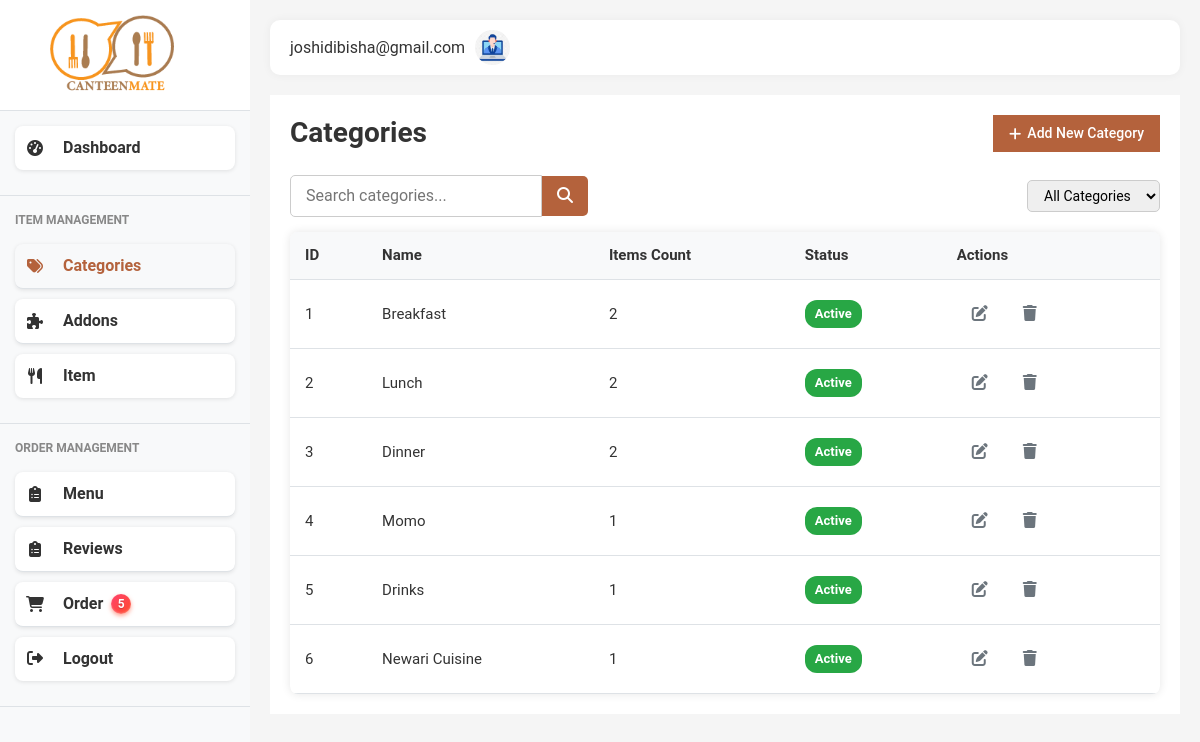
Page /admin/categories (signed in) on the committed database.
### models.py (models this page shows, shortened)
class User(db.Model):
    id = db.Column(db.Integer, primary_key=True)
    fullname = db.Column(db.String(100), nullable=False)
    email = db.Column(db.String(100), unique=True, nullable=False)
    password = db.Column(db.String(200), nullable=False)
    role = db.Column(db.String(20), nullable=False)
    phone = db.Column(db.String(10))
    created_at = db.Column(db.DateTime, server_default=db.func.now())

class Category(db.Model):
    __tablename__ = 'categories'
    id = db.Column(db.Integer, primary_key=True)
    name = db.Column(db.String(100), nullable=False, unique=True)
    status = db.Column(db.Boolean, default=True)  # Active or Inactive
    items = db.relationship('Item', backref='category', lazy=True, cascade='all, delete-orphan')
    def __repr__(self):
        return f"<Category {self.name}>"

### main.py (the view)
@app.route('/admin/categories')
@login_required
def categories():
    categories = Category.query.all()
    user = User.query.get(session['user_id'])
    return render_template('admin/categories.html', categories=categories, user=user, active_page='categories')

### main.py (called while the page is built)
def login_required(view):
    @functools.wraps(view)
    def wrapped_view(**kwargs):
        if 'user_id' not in session:
            flash('Please log in to access this page', 'warning')
            return redirect(url_for('login'))
        return view(**kwargs)
    return wrapped_view

@app.context_processor
def inject_new_orders_count():
    count = Order.query.filter_by(status='pending').count()
    print(count)
    return dict(new_orders_count=count)

### templates/admin/categories.html (shortened to what this page needs)
{% extends "admin/admin_base.html" %}
{% block content %}
<div class="category-section">
    <div class="section-header">
        <h1 class="page-title">Categories</h1>
        <button class="add-btn"><i class="fas fa-plus"></i> Add New Category</button>
    </div>
    <div class="section-filters">
        <div class="search-box">
            <input type="text" placeholder="Search categories...">
            <button style="background-color:#b4623c;"><i class="fas fa-search"></i></button>
        </div>
        <div class="filter-dropdown">
            <select>
                <option>All Categories</option>
            </select>
        </div>
    </div>
    <div class="data-table">
        <table>
            <thead>
                <tr>
                    <th>ID</th>
                    <th>Name</th>
                    <th>Items Count</th>
                    <th>Status</th>
                    <th>Actions</th>
                </tr>
            </thead>
            <tbody>
                {% for category in categories %}
                <tr data-id="{{ category.id }}" data-name="{{ category.name }}" data-status="{{ 'active' if category.is_active else 'inactive' }}">
                    <td>{{ loop.index }}</td>
                    <td>{{ category.name }}</td>
                    <td>{{ category.items|length }}</td>
                    <td>
                         <span class="status-badge {{ 'active' if category.status == 1 else 'inactive' }}">
                {{ 'Active' if category.status == 1 else 'Inactive' }}
                        </span>
                    </td>
                    <td class="actions">
                        <button class="action-btn edit"><i class="fas fa-edit"></i></button>
                        <button class="action-btn delete"><i class="fas fa-trash"></i></button>
                    </td>
                </tr>
                {% endfor %}
            </tbody>
        </table>
    </div>
</div>
{% endblock %}

### templates/admin/admin_base.html (shortened to what this page needs)
<!DOCTYPE html>
<html lang="en">
<head>
    <link href="https://cdnjs.cloudflare.com/ajax/libs/bootstrap/5.3.0/css/bootstrap.min.css" rel="stylesheet">
    <link href="https://cdnjs.cloudflare.com/ajax/libs/font-awesome/6.4.0/css/all.min.css" rel="stylesheet">
    <link href="{{ url_for('static', filename='css/style.css') }}" rel="stylesheet">
    <link href="{{ url_for('static', filename='css/admin_styles.css') }}" rel="stylesheet">
    <link href="{{ url_for('static', filename='css/content-page.css') }}" rel="stylesheet">
</head>
<body>
    <div class="d-flex">
    <div class="sidebar">
        <div class="brand">
            <img src="{{ url_for('static', filename='img/logo.png') }}" href={{ url_for('dashboard')}} alt="Canteen Logo">
        </div>
        <nav>
            <div class="menu-section">
                <a href="{{ url_for('dashboard')}}" class="menu-item {% if active_page == 'dashboard' %}active{% endif %}">
                    <i class="fas fa-tachometer-alt"></i>
                    Dashboard
                </a>
            </div>
            <div class="menu-section">
                <div class="menu-title">ITEM MANAGEMENT</div>
                <a href="{{ url_for('categories') }}" class="menu-item {% if active_page == 'categories' %}active{% endif %}">
                    <i class="fas fa-tags"></i>
                    Categories
                </a>
                <a href="{{ url_for('addons')}}" class="menu-item {% if active_page == 'addons' %}active{% endif %}">
                    <i class="fas fa-puzzle-piece"></i>
                    Addons
                </a>
                <a href="{{ url_for('items')}}" class="menu-item  {% if active_page == 'items' %}active{% endif %}">
                    <i class="fas fa-utensils"></i>
                    Item
                </a>
            </div>
            <div class="menu-section">
                <div class="menu-title">ORDER MANAGEMENT</div>
                <a href="{{ url_for('menu') }}" class="menu-item  {% if active_page == 'menu' %}active{% endif %}">
                    <i class="fas fa-clipboard-list"></i>
                    Menu
                </a>
                <a href="{{ url_for('admin_reviews') }}" class="menu-item  {% if active_page == 'reviews' %}active{% endif %}">
                    <i class="fas fa-clipboard-list"></i>
                    Reviews
                </a>
               <a href="{{ url_for('admin_orders') }}" class="menu-item {% if active_page == 'admin_orders' %}active{% endif %}">
                <i class="fas fa-shopping-cart"></i>
                Order
                {% if new_orders_count > 0 %}
                <span class="order_badge">{{ new_orders_count }}</span>
                {% endif %}
            </a>
                <a href="{{ url_for('logout') }}" class="menu-item {% if active_page == 'logout' %}active{% endif %}">
                    <div class="menu-icon"><i class="fas fa-sign-out-alt"></i></div>
                    <div class="menu-text">Logout</div>
                </a>
            </div>
        </nav>
    </div>
    <div class="content-wrapper">
        <div class="top-navbar">
            <div class="d-flex align-items-center">
                <div class="user-profile">
                    <div class="user-info">
                        <div class="user-email">{{ user.email }}</div>
                    </div>
                    <img src="{{ url_for('static', filename='img/admin.jpg') }}" alt="User Avatar">
                </div>
            </div>
        </div>
    {% block content %}{% endblock %}
</body>
</html>

### static/css/style.css (style rules this page uses)
:root { --primary-color: #f7941d; --secondary-color: #e74c3c; --light-gray: #f8f9fa; --dark-gray: #343a40; --success-color: #28a745; --warning-color: #ffc107; --danger-color: #dc3545; --border-color: #dee2e6; }
body { font-family: 'Segoe UI', Tahoma, Geneva, Verdana, sans-serif; background-color: #f5f5f5; overflow-x: hidden; }
.d-flex { display: flex; }
.sidebar { height: 100vh; flex: 0 0 clamp(200px, 25%, 250px); overflow-y: auto; position: fixed; width: clamp(200px, 25%, 250px); background-color: #f8f9fa; transition: transform 0.3s ease, width 0.3s ease; z-index: 1000; }
.brand { background-color: white; padding: 15px; border-bottom: 1px solid var(--border-color); display: flex; align-items: center; padding-left: 20%; }
.brand img { height: 80px; }
.menu-section { padding: 15px; border-bottom: 1px solid var(--border-color); }
.menu-title { font-size: 12px; color: #888; font-weight: bold; margin-bottom: 15px; text-transform: uppercase; }
.menu-item { display: flex; align-items: center; gap: 8px; background: #fff; padding: 12px 20px; margin-bottom: 10px; border-radius: 8px; text-decoration: none; color: #333; box-shadow: 0 1px 4px rgb(0 0 0 / 0.1); width: 220px; font-weight: 600; user-select: none; }
.order_badge { display: inline-flex; align-items: center; justify-content: center; min-width: 20px; height: 20px; padding: 0 6px; font-size: 12px; font-weight: 600; color: white; background: linear-gradient(135deg, #ff416c, #ff4b2b); border-radius: 12px; box-shadow: 0 2px 4px rgba(255, 75, 43, 0.5), inset 0 -1px 2px rgba(255, 255, 255, 0.3); user-select: none; transition: background 0.3s ease, transform 0.15s ease; cursor: default; text-shadow: 0 1px 1px rgba(0,0,0,0.2); }
.menu-item:hover, .menu-item.active { background-color: var(--light-gray); color: #b4623c; }
.menu-item i { width: 20px; text-align: center; margin-right: 10px; }
.content-wrapper { margin-left: clamp(200px, 25%, 250px); padding: 20px; width: calc(100% - clamp(200px, 25%, 250px)); transition: margin-left 0.3s ease, width 0.3s ease; overflow-x: hidden; }
.top-navbar { display: flex; justify-content: space-between; align-items: center; background-color: white; border-radius: 10px; padding: 10px 20px; margin-bottom: 20px; box-shadow: 0 0 10px rgba(0,0,0,0.05); }
.user-profile { display: flex; align-items: center; gap: 10px; }
.user-profile img { width: 40px; height: 40px; border-radius: 50%; object-fit: cover; }
.user-profile .user-info { display: flex; flex-direction: column; }
.category-section { background-color: white; margin-bottom: 20px; border-radius: var(--border-radius); box-shadow: var(--shadow); overflow: hidden; margin: 0 auto; padding: 20px; color: #333; }
.section-header { display: flex; justify-content: space-between; align-items: center; margin-bottom: 15px; }
.page-title { font-size: 28px; font-weight: 700; }
.add-btn { background-color: #007bff; color: white; border: none; padding: 8px 16px; font-size: 14px; border-radius: 5px; cursor: pointer; display: flex; align-items: center; gap: 6px; transition: background-color 0.3s ease; }
.section-filters { display: flex; justify-content: space-between; align-items: center; margin-bottom: 15px; gap: 15px; flex-wrap: wrap; }
.filter-dropdown select { padding: 6px 12px; border-radius: 5px; border: 1px solid #ccc; font-size: 14px; cursor: pointer; }
.data-table { overflow-x: auto; border-radius: 8px; box-shadow: 0 0 10px rgb(0 0 0 / 0.1); }
.data-table table { width: 100%; border-collapse: collapse; min-width: 600px; }
.data-table th, .data-table td { padding: 12px 16px; text-align: left; border-bottom: 1px solid #eee; vertical-align: middle; font-size: 15px; }
.data-table thead { background-color: #f8f9fa; font-weight: 600; font-size: 16px; }
.status-badge { display: inline-block; padding: 4px 10px; font-size: 13px; font-weight: 600; border-radius: 12px; color: white; user-select: none; }
.status-badge.active { background-color: #28a745; }
.actions { display: flex; gap: 10px; }
.action-btn { background: none; border: none; font-size: 16px; padding: 6px 10px; cursor: pointer; border-radius: 5px; color: #6c757d; transition: background-color 0.3s ease; }

### rows in the picture
User: email "joshidibisha@gmail.com"
Category: name "Breakfast", items|length "2", status "Active"
Category: name "Lunch", items|length "2", status "Active"
Category: name "Dinner", items|length "2", status "Active"
Category: name "Momo", items|length "1", status "Active"
Category: name "Drinks", items|length "1", status "Active"
Category: name "Newari Cuisine", items|length "1", status "Active"

### other values in the picture
{{ new_orders_count }} "5"
